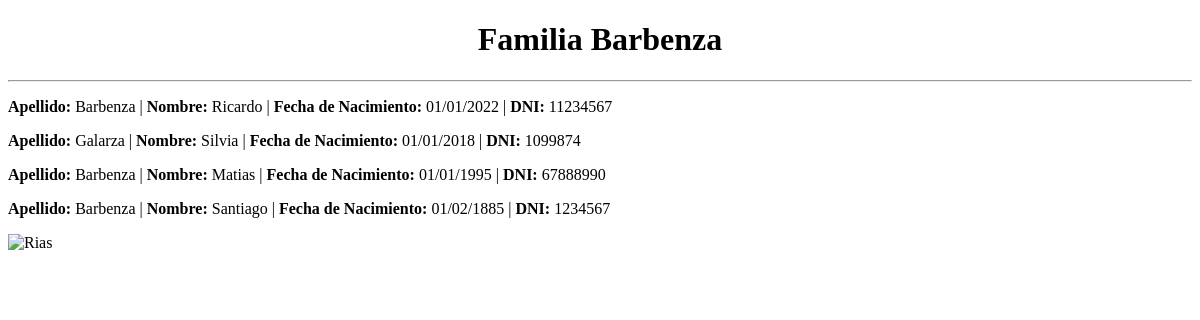
Page /familia/inicio on the earlier database version.
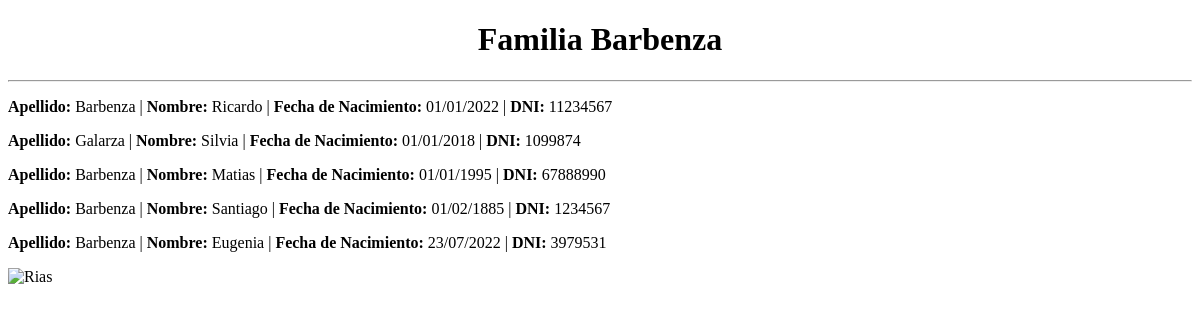
Same page on the later database version.
### MVT_App/models.py (models this page shows)
class Familia(models.Model):
    nombre = models.CharField(max_length=50)
    apellido = models.CharField(max_length=50)
    fecha_nac = models.CharField(max_length=50)
    dni = models.IntegerField()

### MVT_App/views.py (the view)
# urls.py: path("inicio", views.familia),
def familia(request):
    flia = Familia.objects.all()
    return render(request, "MVT_App/index.html", {"familia" : flia})

### MVT_App/templates/MVT_App/index.html (shortened to what this page needs)
<!DOCTYPE html>
<html lang="en">
<head>
</head>
<body>
<center><h1 style="background-image: url('https://encrypted-tbn0.gstatic.com/images?q=tbn:ANd9GcRDiXK3PSLKBHS7_iWfolx4759t20l-vPQAycwXj0PcM3Iy9BoWoZJvIM4LqrFiq2EYUb8&usqp=CAU');">Familia Barbenza</h1></center>
<hr>
{% for flia in familia %}
    <p><b>Apellido:</b> {{flia.apellido}} | <b>Nombre:</b> {{flia.nombre}} | <b>Fecha de Nacimiento:</b> {{flia.fecha_nac}} | <b>DNI:</b> {{flia.dni}} </p>
{% endfor %}
<img src="https://encrypted-tbn0.gstatic.com/images?q=tbn:ANd9GcRDiXK3PSLKBHS7_iWfolx4759t20l-vPQAycwXj0PcM3Iy9BoWoZJvIM4LqrFiq2EYUb8&usqp=CAU" alt="Rias">
</body>
</html>

Differences in the rows shown:
added Familia: apellido "Barbenza", nombre "Eugenia", fecha_nac "23/07/2022", dni "3979531"
